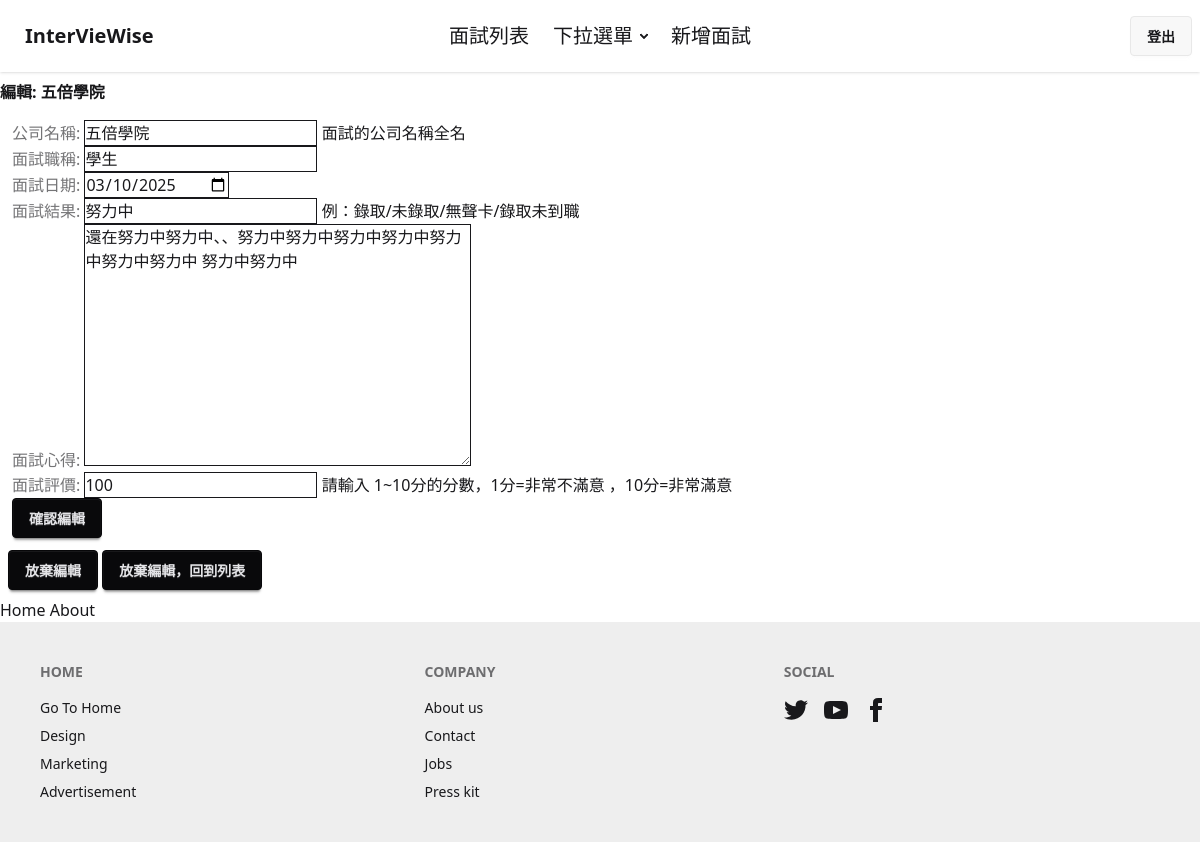
Screenshot of /interviews/1/edit (signed in) with the database file from the repository.
### interviews/models.py (models this page shows)
class Interview(models.Model):   # 新增一個類別 Interview  ， 繼承了 models.Model 這個類別
    company_name =  models.CharField(max_length=100,null=False)  # 預設值 就是null=False
    position =  models.CharField(max_length=50)
    interview_date = models.DateField(null=True)  #null = True 代表：  這個非必填
    review = models.TextField()
    rating = models.PositiveSmallIntegerField(default=5)
    result = models.CharField(max_length=50,null=True)
    user = models.ForeignKey(User,on_delete=models.CASCADE)

### interviews/views.py (the view)
# urls.py: path("<id>/edit",views.edit,name="edit"),
@login_required
def edit(request,id):
    interview = get_object_or_404(Interview,pk=id)
    form = InterviewForm(instance=interview)
    return render(
        request,
        "interviews/edit.html",
        {"interview":interview,
         "form":form,
        },
    )

### interviews/form.py
class InterviewForm(ModelForm):
    class Meta:
        model = Interview
        fields = [
            "company_name",
            "position",
            "interview_date",
            "result",
            "review",
            "rating",
        ]
        labels = {
            "company_name" :  "公司名稱",
            "position":  "面試職稱",
            "interview_date":  "面試日期",
            "review":  "面試心得",
            "result":  "面試結果",
            "rating":  "面試評價",
        }
        help_texts = {
            "company_name" :  "面試的公司名稱全名",
            "result":  "例：錄取/未錄取/無聲卡/錄取未到職",
            "rating":  "請輸入 1~10分的分數，1分=非常不滿意 ，10分=非常滿意",
        }
        widgets = {
            "interview_date":DateInput({ "type" :"date" })
        }

### interviews/templates/interviews/edit.html (shortened to what this page needs)
{%  extends "layouts/default.html" %}
{% block 'main' %}
<legend class="fieldset-legend">
<h1>編輯:  {{ interview.company_name}}</h1>
</legend>
<form action="{% url 'interviews:show' interview.id %}" method="post" class="m-3">
    {% for field in form %}
        <div>
            <label class="label">
                {{ field.label_tag }}
            </label>
            {{ field }}
            {{ field.help_text}}
        </div>
    {% endfor %}
    <input type="submit" value="確認編輯" class="btn btn-neutral">
</form>
<div class="m-2">
    <a href="{% url 'interviews:show' interview.id %}" class="btn btn-neutral">放棄編輯</a>
    <a href="{% url 'interviews:index' %}" class="btn btn-neutral">放棄編輯，回到列表</a>
</div>
{% endblock  %}

### rows the page displays
Interview: company_name "五倍學院", form "五倍學院" "學生" "03/10/2025" "努力中" "還在努力中努力中、、努力中努力中努力中努力中努力中努力中努力中 努力中努力中" "100"

### other values shown
{{ field.label_tag }} "公司名稱:" "面試職稱:" "面試日期:" "面試結果:" "面試心得:" "面試評價:"
{{ field.help_text }} "面試的公司名稱全名" "例：錄取/未錄取/無聲卡/錄取未到職" "請輸入 1~10分的分數，1分=非常不滿意 ，10分=非常滿意"
